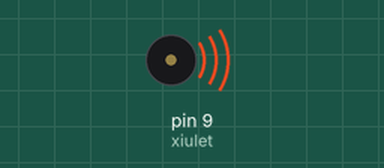
Bench run of a sketch on a simulated Arduino Uno, built with avr-gcc and run on an emulated ATmega328P. On the bench: buzzer (waves = sounding).

Above: at 0.1 s.
Timing chart, 0 to 1.6 s (numbered marks = the images above):
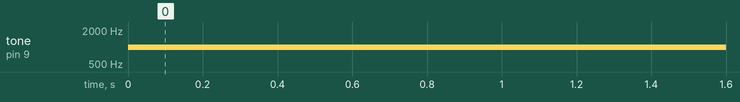

Measured:
- by itself, tone on pin 9 (xiulet): silent → 1000 Hz at 0.00 s

The sketch:

Sirena_2.ino
```cpp
/**********************************************************************************
**                                                                               **
**                                  Sirena                                       **
**                                                                               **
**                                                                               **
**********************************************************************************/

//********** Includes *************************************************************

//********** Variables ************************************************************
const byte xiulet = 9;        // donar nom al pin 9 de l’Arduino
const byte pot0 = A0;         // donar nom al pin A0 de l’Arduino
int valPot0;                 // guardar valor del potenciometre

//********** Setup ****************************************************************
void setup()
{
  pinMode(xiulet, OUTPUT);   // definir el pin 9 com una sortida
}

//********** Loop *****************************************************************
void loop()
{

  tone(xiulet, 1000, 3000);    // xiulet de durada valPot0
  delay(100);              // esperar valPot0 del xiulet + valPot0 silenci
}

//********** Funcions *************************************************************
```
